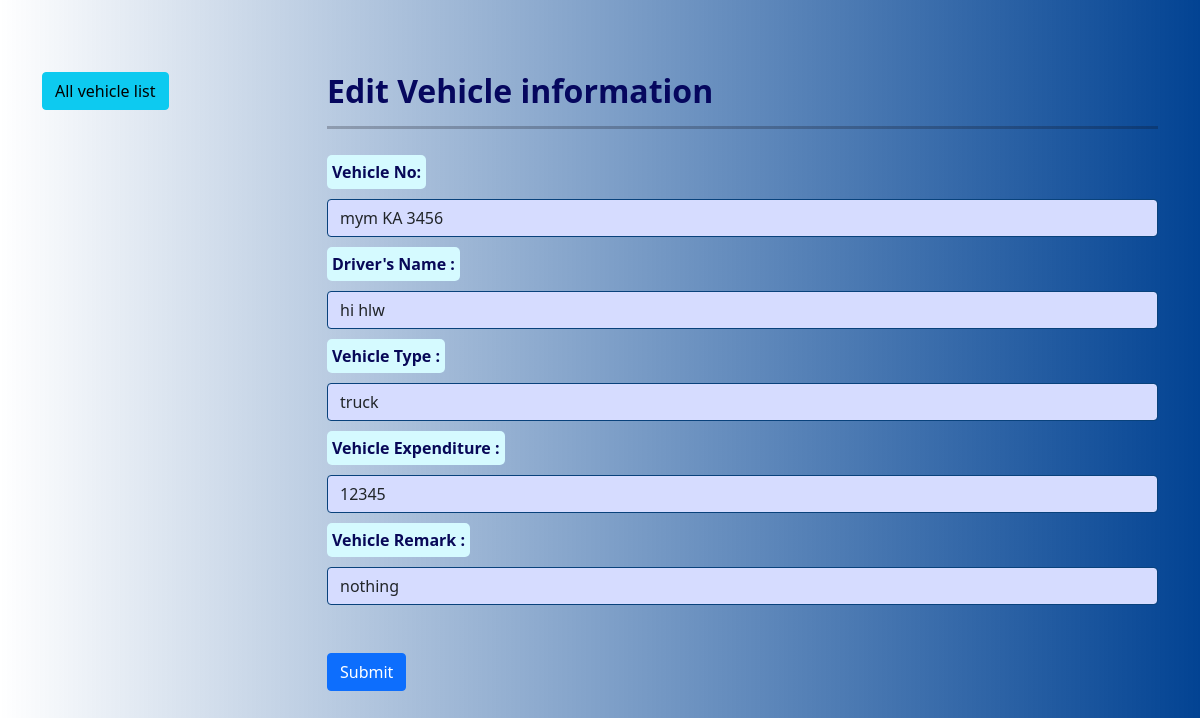
Page /edit_vehicle.php?id=9 on the earlier database version.
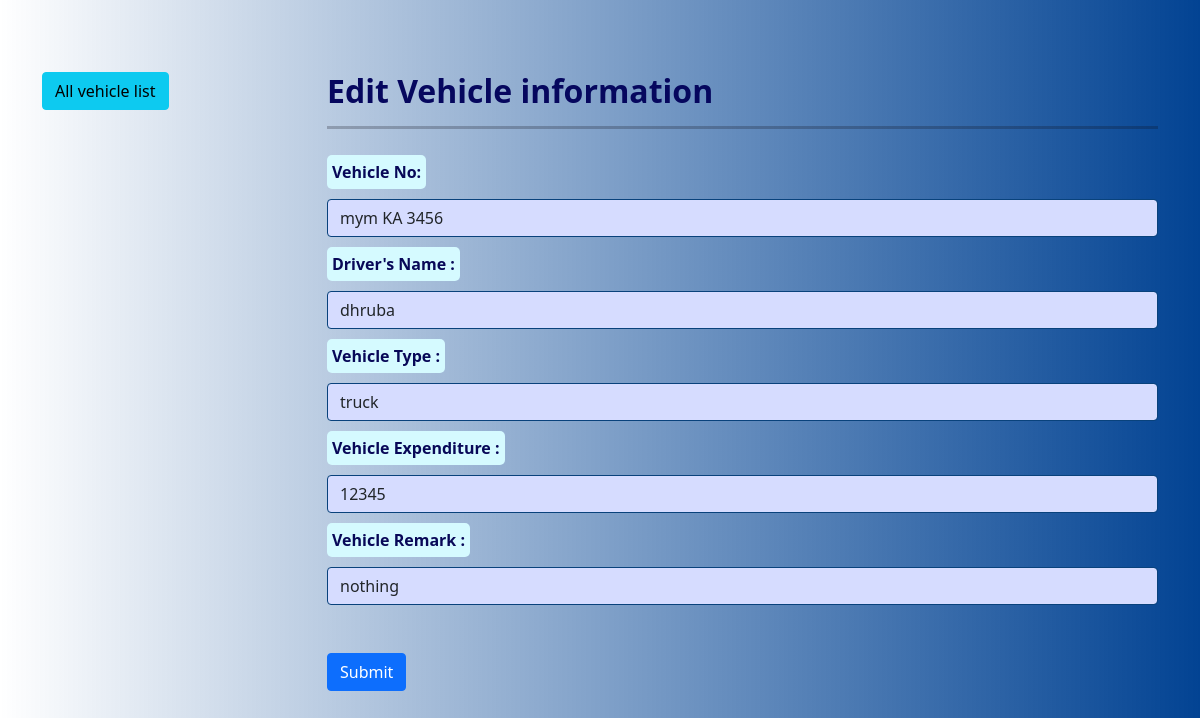
Same page on the later database version.
### tables this page shows
CREATE TABLE `vehicle` (
  `v_id` int(11) NOT NULL,
  `uid` int(11) NOT NULL,
  `v_no` varchar(100) NOT NULL,
  `driver_name` varchar(50) NOT NULL,
  `v_type` varchar(30) NOT NULL,
  `v_expenditure` int(11) NOT NULL,
  `v_remark` varchar(255) NOT NULL
);

### edit_vehicle.php (the view, shortened to what this page needs)
<?php
include("includes/db.php");
   $id= $_GET['id'];
  $sql="SELECT * FROM vehicle where v_id=$id";
  $result=mysqli_query($conn,$sql);
  $std=mysqli_fetch_assoc($result);
?>
<!doctype html>
<html lang="en">
  <head>
    <link href="https://cdn.jsdelivr.net/npm/bootstrap@5.0.0-beta2/dist/css/bootstrap.min.css" rel="stylesheet">
  </head>
  <body style="background-image: linear-gradient(to right, rgba(255,0,0,0), rgb(2 67 147));">
    <br><br><br>
    <div class="container">
      <div class="row">
        <div class="col-md-3">
          <a class="btn btn-info mb-2" href="show_all_vehicle.php">All vehicle list</a>
          <br><br><br><br><br>
        </div>
        <div class="col-md-9">
          <h2>Edit Vehicle information</h2>
          <hr>
          <form action="edit1_vehicle.php?id=<?php echo $id ?>" method="POST">
            <div class="form-group">
              <label>Vehicle No:</label>
              <input required type="text" class="form-control" name="v_no" placeholder="Vehicle No." value="<?php echo $std['v_no'] ?>">
            </div>
             <div class="form-group">
              <label>Driver's Name :</label>
              <input type="text" class="form-control" name="driver_name" placeholder="Driver's name" value="<?php echo $std["driver_name"] ?>">
            </div>
             <div class="form-group">
              <label>Vehicle Type :</label>
              <input  type="text" class="form-control" name="v_type" placeholder="Vehicle Type" value="<?php echo $std["v_type"] ?>">
            </div>
             <div class="form-group">
              <label>Vehicle Expenditure :</label>
              <input type="text" class="form-control" name="v_expenditure" placeholder="Vehicle Expenditure" value="<?php echo $std['v_expenditure'] ?>">
            </div>
                     <div class="form-group">
              <label>Vehicle Remark :</label>
              <input type="text" class="form-control" name="v_remark" placeholder="Vehicle remark" value="<?php echo $std['v_remark'] ?>">
            </div><br>
                    <br>
           <button type="submit" class="btn btn-primary">Submit</button><br><br><br><br>
          </form>
        </div>
      </div>
    </div>
  </body>
</html>

Differences in the rows shown:
changed vehicle "mym KA 3456": driver_name "hi hlw" → "dhruba"
